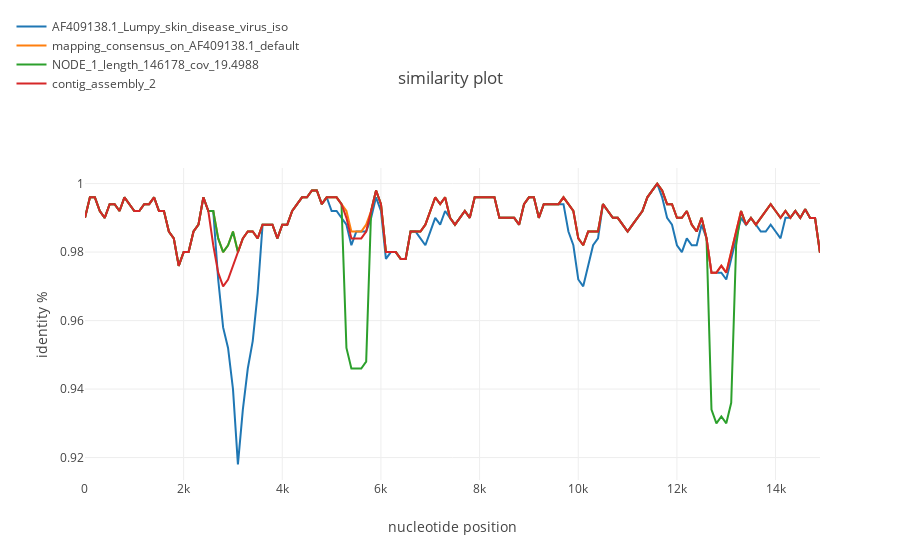

Notebook code for this chart:
### Code cell
simgen("for_recan_lsdv.fasta", window=500, shift=100, pot_rec=2, region=(1, 15000))

### Figure 1 — Plotly figure (JSON) as saved in the notebook; plotly's stock layout.template omitted (floating-point values rounded to 4 significant figures; data arrays with more than 128 entries replaced by an {"elided": "..."} marker saying what was removed)
{"data": [{"name": "AF409138.1_Lumpy_skin_disease_virus_iso", "type": "scatter", "uid": "2eef3bb4-940f-11e8-9cd3-d46a6a82ea71", "x": {"elided": "601 int values"}, "y": {"elided": "150 float values"}}, {"name": "mapping_consensus_on_AF409138.1_default", "type": "scatter", "uid": "2eef3bb5-940f-11e8-99dc-d46a6a82ea71", "x": {"elided": "601 int values"}, "y": {"elided": "150 float values"}}, {"name": "NODE_1_length_146178_cov_19.4988", "type": "scatter", "uid": "2eef3bb6-940f-11e8-8ab2-d46a6a82ea71", "x": {"elided": "601 int values"}, "y": {"elided": "150 float values"}}, {"name": "contig_assembly_2", "type": "scatter", "uid": "2eef3bb7-940f-11e8-8acd-d46a6a82ea71", "x": {"elided": "601 int values"}, "y": {"elided": "150 float values"}}], "layout": {"legend": {"x": -0.1, "y": 1.5}, "title": "similarity plot", "xaxis": {"title": "nucleotide position"}, "yaxis": {"title": "identity %"}}}
